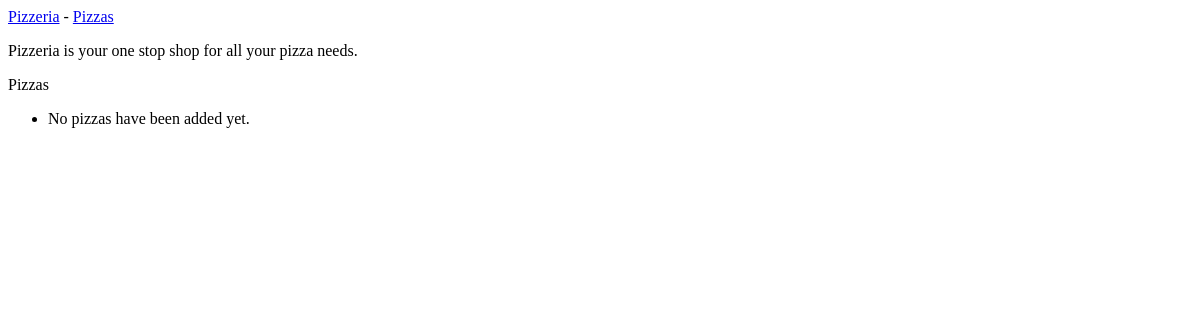
/pizzas/, run on an earlier commit of the app's database.
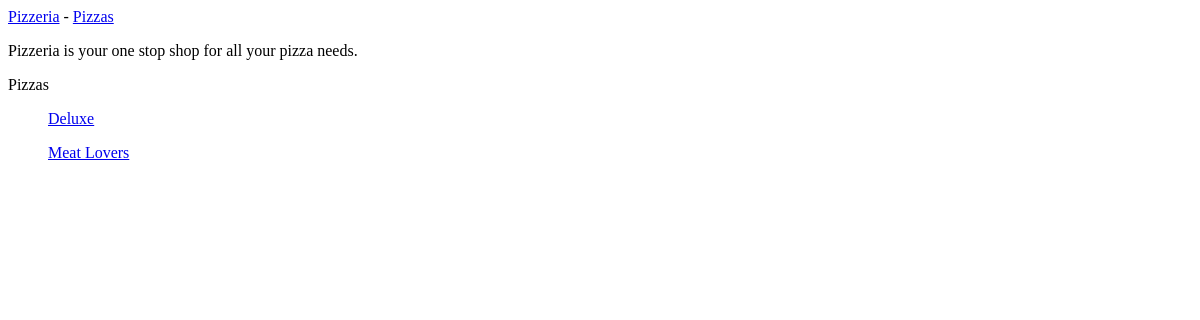
And on a later commit of the database.
### pizzas/models.py (models this page shows)
class Pizza(models.Model):
    name = models.CharField(max_length=200)
    def __str__(self):
        return self.name

### pizzas/views.py (the view)
# urls.py: path('pizzas/', views.pizzas, name = 'pizzas'),
def pizzas(request):
    pizzas = Pizza.objects.all()
    context = {'pizzas' : pizzas}
    return render (request, 'pizzas/pizzas.html', context)

### pizzas/templates/pizzas/pizzas.html (shortened to what this page needs)
{% extends "pizzas/base.html" %}
{% block content %}
    <p>Pizzas</p>
    <ul>
        {% for pizza in pizzas %}
            <a href="{% url 'pizzas:toppings' pizza.id %}">{{ pizza }}</a>
        {% empty %}
            <li>No pizzas have been added yet.</li>
        {% endfor %}
    </ul>
{% endblock content %}

### pizzas/templates/pizzas/base.html
<p>
    <a href="{% url 'pizzas:index' %}">Pizzeria</a> -
    <a href="{% url 'pizzas:pizzas' %}">Pizzas</a>
</p>
<p>Pizzeria is your one stop shop for all your pizza needs.</p>
{% block content %}
{% endblock content %}

What changed in the data, as far as the page shows it:
added Pizza: name "Deluxe"
added Pizza: name "Meat Lovers"
Also different on the page:
text no longer shown: "No pizzas have been added yet."
